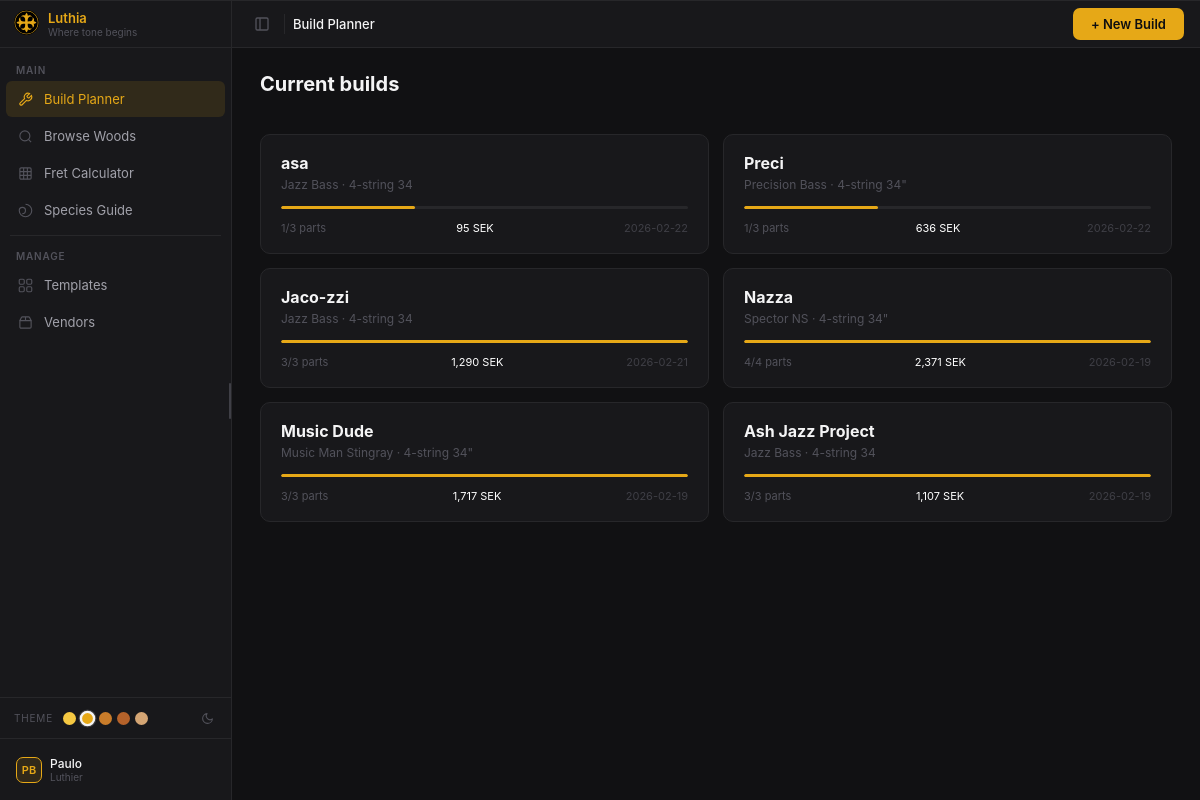
Before: /builds with the older database file.
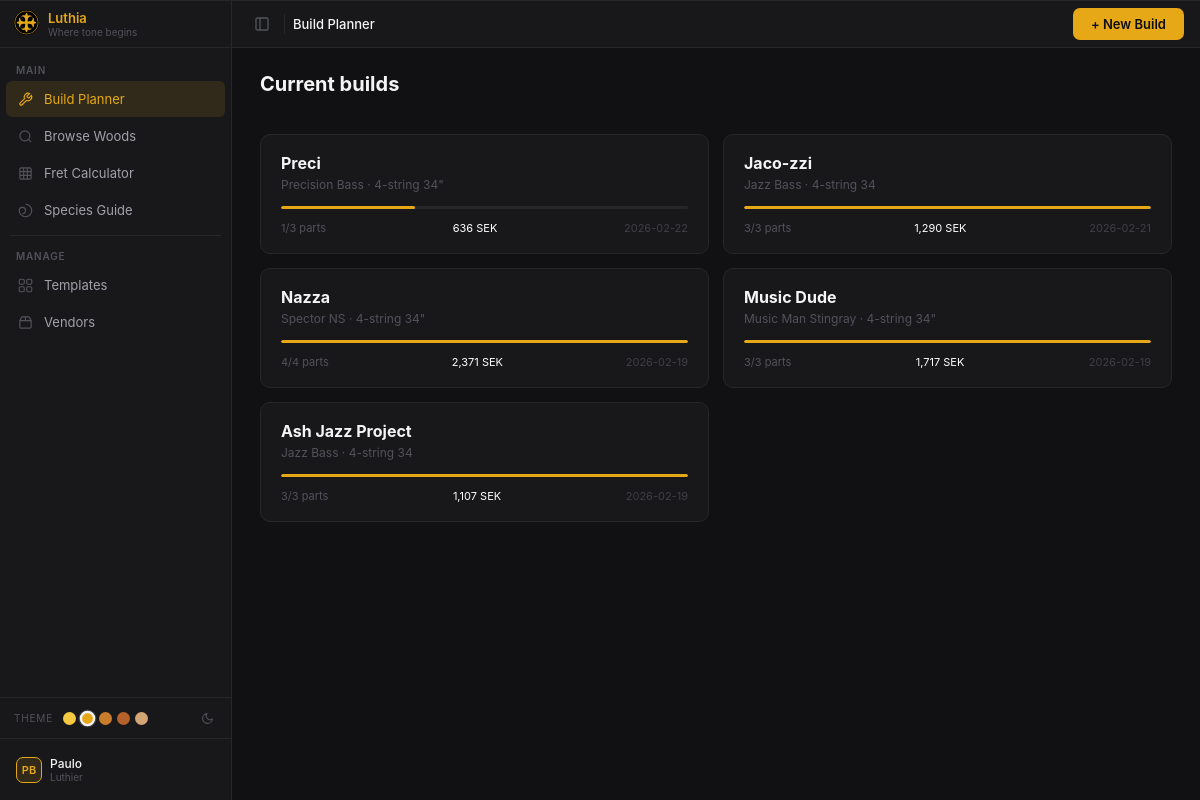
After: the same page with the newer database file.
### models.py (models this page shows, shortened)
class Build(db.Model):
    __tablename__ = 'builds'
    build_id    = db.Column(db.Integer, primary_key=True)
    name        = db.Column(db.String(150), nullable=False)
    template_id = db.Column(db.Integer, db.ForeignKey('instrument_templates.template_id'),
                             nullable=False)
    variant_id  = db.Column(db.Integer, db.ForeignKey('template_variants.variant_id'),
                             nullable=False)
    notes       = db.Column(db.Text)
    total_price = db.Column(db.Float)          # cached sum, recomputed on save
    created_at  = db.Column(db.DateTime, default=datetime.utcnow)
    updated_at  = db.Column(db.DateTime, default=datetime.utcnow, onupdate=datetime.utcnow)
    template = db.relationship('InstrumentTemplate', back_populates='builds')
    variant  = db.relationship('TemplateVariant',    back_populates='builds')
    parts    = db.relationship('BuildPart', back_populates='build',
                               cascade='all, delete-orphan')

class InstrumentTemplate(db.Model):
    __tablename__ = 'instrument_templates'
    template_id     = db.Column(db.Integer, primary_key=True)
    name            = db.Column(db.String(100), unique=True, nullable=False)
    instrument_type = db.Column(db.String(50), default='bass')  # 'bass', 'guitar' etc.
    notes           = db.Column(db.Text)
    created_at      = db.Column(db.DateTime, default=datetime.utcnow)
    variants = db.relationship('TemplateVariant', back_populates='template',
                               cascade='all, delete-orphan')
    builds   = db.relationship('Build', back_populates='template')

class TemplateVariant(db.Model):
    __tablename__ = 'template_variants'
    variant_id    = db.Column(db.Integer, primary_key=True)
    template_id   = db.Column(db.Integer, db.ForeignKey('instrument_templates.template_id'),
                               nullable=False)
    label         = db.Column(db.String(100), nullable=False)  # e.g. '4-string 34"'
    strings       = db.Column(db.Integer, nullable=False, default=4)
    scale_mm      = db.Column(db.Float, nullable=False, default=864.0)  # 34" = 863.6 mm
    body_length_mm    = db.Column(db.Float)
    body_width_mm     = db.Column(db.Float)
    body_thickness_mm = db.Column(db.Float)
    neck_length_mm        = db.Column(db.Float)  # bolt-on: nut to heel
    neck_length_thru_mm   = db.Column(db.Float)  # neck-through: nut to body tail
    neck_thickness_1f_mm  = db.Column(db.Float)  # thickness at 1st fret
    neck_thickness_12f_mm = db.Column(db.Float)  # thickness at 12th fret
    nut_width_mm          = db.Column(db.Float)
    neck_width_heel_mm    = db.Column(db.Float)  # width at heel / 24th fret end
    headstock_length_mm = db.Column(db.Float)
    headstock_width_mm  = db.Column(db.Float)
    overall_length_mm = db.Column(db.Float)
    construction = db.Column(db.String(20), default='bolt-on')  # 'bolt-on' or 'neck-through'
    has_top      = db.Column(db.Boolean, default=False)
    created_at = db.Column(db.DateTime, default=datetime.utcnow)
    template = db.relationship('InstrumentTemplate', back_populates='variants')
    builds   = db.relationship('Build', back_populates='variant')

### routes/builds.py (the view)
@builds_bp.route('/builds')
def builds_index():
    builds = Build.query.order_by(Build.updated_at.desc()).all()
    return render_template(
        'builds/index.html',
        builds=builds,
        active_nav='builds',
        breadcrumb=[('Build Planner', None)],
        page_title='Luthia · Build Planner',
    )

### templates/builds/index.html
{% extends 'base.html' %}
{% from 'macros/builds.html' import build_card %}
{% block extra_css %}
<link rel="stylesheet" href="/static/builds.css">
{% endblock %}
{% block header_actions %}
<div class="header-actions">
  <a href="/builds/new" class="btn-new-build">+ New Build</a>
</div>
{% endblock %}
{% block content %}
<div class="builds-wrap">
  <div class="page-title-bar">
    <div class="page-title">Current builds</div>
  </div>
  <div class="builds-grid">
    {% for b in builds %}
      {% set parts_done   = b.parts | selectattr('product_id') | list | length %}
      {% set parts_total  = b.parts | length %}
      {% set progress_pct = ((parts_done / parts_total) * 100) | int if parts_total else 0 %}
      {{ build_card(b, parts_done, parts_total, progress_pct) }}
    {% else %}
      <p style="color:#52525b;text-align:center;padding:40px 0;">No builds yet. <a href="/builds/new" class="accent-link">Create your first one!</a></p>
    {% endfor %}
  </div>
</div>
{% endblock %}

### templates/base.html (shortened to what this page needs)
<!DOCTYPE html>
<html lang="en" data-sidebar="expanded">
<head>
  <link rel="stylesheet" href="/static/luthia-dark.css">
  <link rel="stylesheet" href="/static/luthia-light.css">
  {% block extra_css %}{% endblock %}
</head>
<body>
<aside class="sidebar">
  <div class="sidebar-rail"></div>
  <div class="sidebar-header">
    <span class="brand-icon">
    </span>
    <div class="brand-text">
      <div class="brand-name">Luthia</div>
      <div class="brand-sub">Where tone begins</div>
    </div>
  </div>
  <div class="sidebar-content">
    <div class="nav-group">
      <div class="nav-group-label">Main</div>
      <a class="nav-item{% if active_nav == 'builds' %} nav-item--active{% endif %}"
         href="/builds" data-tooltip="Build Planner">
        <span class="nav-icon">
          <svg width="15" height="15" viewBox="0 0 24 24" fill="none" stroke="currentColor" stroke-width="1.8">
            <path d="M14.7 6.3a1 1 0 0 0 0 1.4l1.6 1.6a1 1 0 0 0 1.4 0l3.77-3.77a6 6 0 0 1-7.94 7.94l-6.91 6.91a2.12 2.12 0 0 1-3-3l6.91-6.91a6 6 0 0 1 7.94-7.94l-3.76 3.76z"/>
          </svg>
        </span>
        <span class="nav-label">Build Planner</span>
      </a>
      <a class="nav-item{% if active_nav == 'browse' %} nav-item--active{% endif %}"
         href="/browse" data-tooltip="Browse Woods">
        <span class="nav-icon">
          <svg width="15" height="15" viewBox="0 0 24 24" fill="none" stroke="currentColor" stroke-width="1.8">
            <circle cx="11" cy="11" r="8"/><path d="m21 21-4.35-4.35"/>
          </svg>
        </span>
        <span class="nav-label">Browse Woods</span>
      </a>
      <a class="nav-item{% if active_nav == 'fret' %} nav-item--active{% endif %}"
         href="/fret" data-tooltip="Fret Calculator">
        <span class="nav-icon">
          <svg width="15" height="15" viewBox="0 0 24 24" fill="none" stroke="currentColor" stroke-width="1.8">
            <rect width="18" height="18" x="3" y="3" rx="2"/>
            <path d="M3 9h18M3 15h18M9 3v18M15 3v18"/>
          </svg>
        </span>
        <span class="nav-label">Fret Calculator</span>
      </a>
      <a class="nav-item{% if active_nav == 'species' %} nav-item--active{% endif %}"
         href="/species" data-tooltip="Species Guide">
        <span class="nav-icon">
          <svg width="15" height="15" viewBox="0 0 24 24" fill="none" stroke="currentColor" stroke-width="1.8">
            <path d="M12 2a10 10 0 0 1 10 10c0 5.52-4.48 10-10 10S2 17.52 2 12c0-2.76 2.24-5 5-5s5 2.24 5 5-2.24 5-5 5"/>
          </svg>
        </span>
        <span class="nav-label">Species Guide</span>
      </a>
    </div>
    <div class="nav-divider"></div>
    <div class="nav-group">
      <div class="nav-group-label">Manage</div>
      <a class="nav-item{% if active_nav == 'templates' %} nav-item--active{% endif %}"
         href="/templates" data-tooltip="Templates">
        <span class="nav-icon">
          <svg width="15" height="15" viewBox="0 0 24 24" fill="none" stroke="currentColor" stroke-width="1.8">
            <rect width="8" height="8" x="2" y="2" rx="2"/><rect width="8" height="8" x="14" y="2" rx="2"/>
            <rect width="8" height="8" x="14" y="14" rx="2"/><rect width="8" height="8" x="2" y="14" rx="2"/>
          </svg>
        </span>
        <span class="nav-label">Templates</span>
      </a>
      <a class="nav-item{% if active_nav == 'vendors' %} nav-item--active{% endif %}"
         href="/vendors" data-tooltip="Vendors">
        <span class="nav-icon">
          <svg width="15" height="15" viewBox="0 0 24 24" fill="none" stroke="currentColor" stroke-width="1.8">
            <path d="M3 9h18v10a2 2 0 0 1-2 2H5a2 2 0 0 1-2-2V9Z"/>
            <path d="m3 9 2.45-4.9A2 2 0 0 1 7.24 3h9.52a2 2 0 0 1 1.8 1.1L21 9"/>
            <path d="M12 3v6"/>
          </svg>
        </span>
        <span class="nav-label">Vendors</span>
      </a>
    </div>
  </div>
  <div class="theme-switcher">
    <span class="theme-switcher-label">Theme</span>
    <div class="theme-swatches">
      <button class="theme-swatch" data-theme="beeswax" style="--swatch-color:#f5c842" title="Beeswax" aria-label="Beeswax theme"></button>
      <button class="theme-swatch" data-theme="amber"    style="--swatch-color:#e6a817" title="Amber"    aria-label="Amber theme"></button>
      <button class="theme-swatch" data-theme="maple"    style="--swatch-color:#c97c2a" title="Maple"    aria-label="Maple theme"></button>
      <button class="theme-swatch" data-theme="mahogany" style="--swatch-color:#b5622a" title="Mahogany" aria-label="Mahogany theme"></button>
      <button class="theme-swatch" data-theme="spruce"   style="--swatch-color:#d4a574" title="Spruce"   aria-label="Spruce theme"></button>
    </div>
    <button class="mode-toggle" id="mode-toggle" title="Toggle light/dark mode" aria-label="Switch to light mode">
      <svg class="icon-moon" width="13" height="13" viewBox="0 0 24 24" fill="none" stroke="currentColor" stroke-width="2" stroke-linecap="round" stroke-linejoin="round">
        <path d="M21 12.79A9 9 0 1 1 11.21 3 7 7 0 0 0 21 12.79z"/>
      </svg>
    </button>
  </div>
  <div class="sidebar-footer">
    <div class="sidebar-footer-inner">
      <div class="footer-avatar">PB</div>
      <div class="footer-info">
        <div class="footer-name">Paulo</div>
        <div class="footer-role">Luthier</div>
      </div>
    </div>
  </div>
</aside>
<div class="main-area">
  <header class="site-header">
    <button class="sidebar-trigger" id="sidebar-trigger" title="Toggle sidebar (Ctrl+B)">
      <svg width="16" height="16" viewBox="0 0 24 24" fill="none" stroke="currentColor" stroke-width="2">
        <rect width="18" height="18" x="3" y="3" rx="2"/><path d="M9 3v18"/>
      </svg>
    </button>
    <nav class="site-breadcrumb">
      {% for label, url in breadcrumb %}
        {% if not loop.last %}
          <span class="breadcrumb-item"><a href="{{ url }}">{{ label }}</a></span>
          <span class="breadcrumb-sep">›</span>
        {% else %}
          <span class="breadcrumb-current">{{ label }}</span>
        {% endif %}
      {% endfor %}
    </nav>
    {% block header_actions %}{% endblock %}
  </header>
  <div class="page-content">
    {% block content %}{% endblock %}
  </div>
</div>
</body>
</html>

### templates/macros/builds.html (shortened to what this page needs)
{% macro build_card(build, parts_done, parts_total, progress_pct) %}
<a href="/builds/{{ build.build_id }}" class="build-card">
  <div class="build-card-title">{{ build.name }}{% if build.parts | selectattr('thickness_warning') | list %} <span title="Thickness warning" style="color:#f59e0b;">⚠</span>{% endif %}</div>
  <div class="build-card-sub">{{ build.template.name }} · {{ build.variant.label }}</div>
  <div class="build-progress-bar"><div class="build-progress-fill" style="width:{{ progress_pct }}%"></div></div>
  <div class="build-card-meta">
    <span>{{ parts_done }}/{{ parts_total }} parts</span>
    <span class="build-card-price">{% if build.total_price %}{{ "{:,.0f}".format(build.total_price) }} SEK{% else %}—{% endif %}</span>
    <span style="color:#3f3f46;">{% if build.updated_at %}{{ build.updated_at.strftime('%Y-%m-%d') }}{% endif %}</span>
  </div>
</a>
{% endmacro %}

### static/luthia-light.css (style rules this page uses)
.mode-toggle { width: 20px; height: 20px; border-radius: 5px; border: 1px solid transparent; background: transparent; color: #52525b; cursor: pointer; display: flex; align-items: center; justify-content: center; padding: 0; margin-left: auto; flex-shrink: 0; transition: color 0.15s, background 0.15s, border-color 0.15s; }
.mode-toggle .icon-moon { display: block; }

### static/builds.css (style rules this page uses)
.builds-wrap { max-width: 1400px; margin: 0 auto; padding: 24px 28px; }
.page-title-bar { display:flex; justify-content:space-between; align-items:flex-start; margin-bottom:20px; min-height: 42px; }
.page-title { font-size:20px; font-weight:700; color:#f4f4f5; margin-bottom:3px; }
.btn-new-build { display:inline-flex; align-items:center; gap:6px; font-family:inherit; font-size:13px; font-weight:600; color:var(--accent-text); background:var(--accent); border:none; border-radius:7px; padding:8px 18px; cursor:pointer; text-decoration:none; transition:background .15s; white-space:nowrap; }
.builds-grid { display:grid; grid-template-columns:repeat(auto-fill,minmax(360px,1fr)); gap:14px; }
.build-card { display:block; background:#18181b; border:1px solid #27272a; border-radius:10px; padding:18px 20px; text-decoration:none; transition:border-color .15s,background .1s; }
.build-card-title { font-size:16px; font-weight:700; color:#f4f4f5; margin-bottom:4px; }
.build-card-sub { font-size:12px; color:#52525b; margin-bottom:14px; }
.build-progress-bar { height:3px; background:#27272a; border-radius:2px; margin-bottom:12px; overflow:hidden; }
.build-progress-fill { height:100%; background:var(--accent); border-radius:2px; }
.build-card-meta { display:flex; justify-content:space-between; font-size:11px; color:#52525b; gap:8px; }
.build-card-price { font-size:11px; color:#fff; gap:8px; }

Changed rows visible on the page:
removed Build: name "asa", {{ build.template.name }} "Jazz Bass", {{ build.variant.label }} "4-string 34", {{ progress_pct }} 33 (drawn), parts_done "1", parts_total "3", total_price "95", updated_at "2026-02-22"
